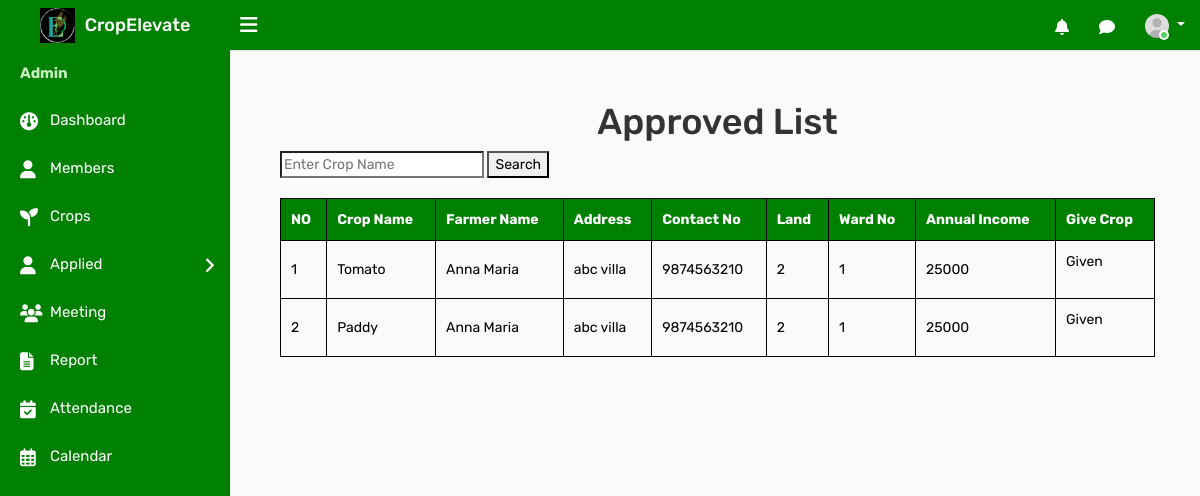
Page /adapproval on the earlier database version.
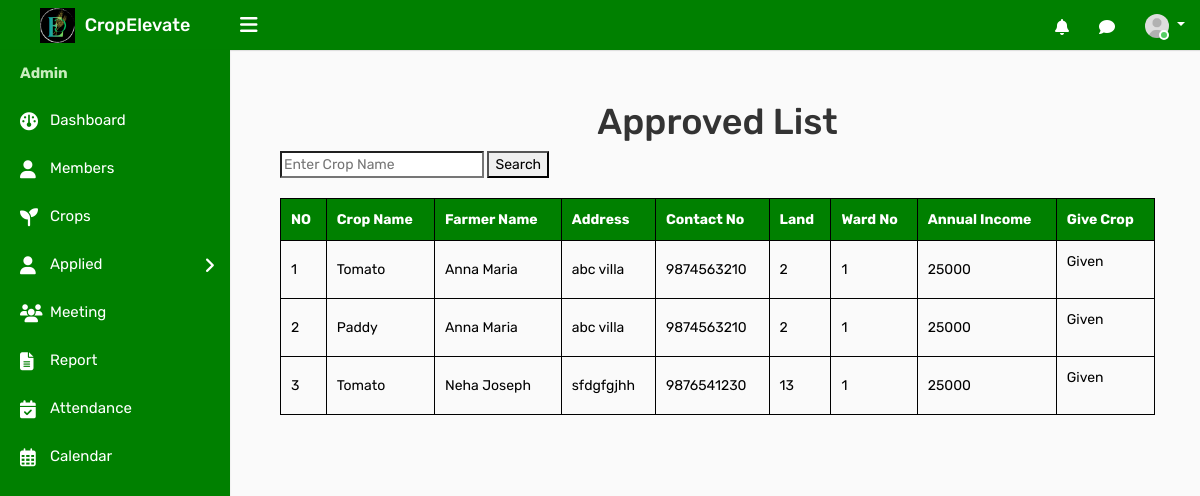
Same page on the later database version.
### ceapp/models.py (models this page shows)
class ApplyCrop(models.Model):
    APPROVED = 'approved'
    REJECTED = 'rejected'
    PENDING = 'pending'
    WAITING = 'waiting'
    APPROVAL_CHOICES = [
    (APPROVED, 'Approved'),
    (REJECTED, 'Rejected'),
    (PENDING, 'Pending'),
    (WAITING, 'waiting'),
    ]
    WAITING = 'waiting'
    NOTWAITING = 'notwaiting'
    WAITING_CHOICES = [
    (WAITING,'waiting'),
    (NOTWAITING,'notwaiting'),
    ]
    GIVEN = 'given'
    NOTGIVEN = 'notgiven'
    IS_GIVEN = [
    (GIVEN, 'Given'),
    (NOTGIVEN, 'Notgiven'),
    ]
    user = models.ForeignKey(CustomUser, on_delete=models.CASCADE, null=True,default=1)
    cname = models.CharField(max_length=100,null=True, blank=True)
    farmerName = models.CharField(max_length=100,null=True, blank=True)
    address = models .CharField(max_length=100,null=True,blank=True)
    contactNo = models .CharField(max_length=100,null=True,blank=True)
    wardNo = models .CharField(max_length=100,null=True,blank=True)
    AnnualIncome = models .IntegerField(null=True,blank=True)
    land = models .CharField(max_length=100,null=True,blank=True)
    crop_id=models.ForeignKey(Crop, on_delete=models.CASCADE, null=True,default=1)
    file_upload = models.FileField(upload_to='uploads/', null=True, blank=True)
    crop_giventime = models.DateTimeField(null=True,blank=True)
    is_approved = models.CharField(
        max_length=10,
        choices=APPROVAL_CHOICES,
        default=PENDING,
    )
    is_approvedd = models.CharField(
        max_length=10,
        choices=APPROVAL_CHOICES,
        default=PENDING,
    )
    is_waiting = models.CharField(
        max_length=10,
        choices=WAITING_CHOICES,
        default=WAITING,
    )
    is_given = models.CharField(
        max_length=10,
        choices=IS_GIVEN,
        default=NOTGIVEN,
    )

### ceapp/views.py (the view)
# urls.py: path('adapproval', views.adapproval, name='adapproval'),
def adapproval(request):
    approved_details = ApplyCrop.objects.filter(is_approvedd='approved')
    return render(request, 'admintemp/adapproval.html', {'approved_applications': approved_details})

### templates/admintemp/adapproval.html (shortened to what the changed rows need)
{% load static %}
<!DOCTYPE html>
<html lang="en">
<head>
    <link rel="stylesheet" type="text/css" href="{% static 'assets/css/bootstrap.min.css' %}">
    <link rel="stylesheet" type="text/css" href="{% static 'assets/css/font-awesome.min.css' %}">
    <link rel="stylesheet" type="text/css" href="{% static 'assets/css/select2.min.css' %}">
    <link rel="stylesheet" type="text/css" href="{% static 'assets/css/bootstrap-datetimepicker.min.css' %}">
    <link rel="stylesheet" type="text/css" href="{% static 'assets/css/style.css' %}">
    <link rel="stylesheet" href="https://cdnjs.cloudflare.com/ajax/libs/font-awesome/6.2.0/css/all.min.css">
</head>
<body>
    <div class="main-wrapper">
        <div class="container" style="padding-left: 250px; padding-top: 100px;">
            <h1>Approved List</h1>
            <div class="details">
                <table>
                    <tr>
                        <th>NO</th>
                        <th>Crop Name</th>
                        <th>Farmer Name</th>
                        <th>Address</th>
                        <th>Contact No</th>
                        <th>Land</th>
                        <th>Ward No</th>
                        <th>Annual Income</th>
                        <th>Give Crop</th>
                    </tr>
                    {% for application in approved_applications %}
                    <tr>
                        <td>{{forloop.counter}}</td>
                        <td>{{ application.cname }}</td>
                        <td>{{ application.farmerName }}</td>
                        <td>{{ application.address }}</td>
                        <td>{{ application.contactNo }}</td>
                        <td>{{ application.land }}</td>
                        <td>{{ application.wardNo }}</td>
                        <td>{{ application.AnnualIncome }}</td>
                        <td>
                         {% if application.is_given == 'notgiven' %}
                            <form method="post" action="{% url 'reduce_crop_count' application.id %}">
                                {% csrf_token %}
                                <input type="hidden" name="crop_name" value="{{ application.cname }}">
                                <button type="submit">Give Crop</button>
                            </form>
                            {% else %}
                            <p>Given</p>
                            {% endif %}
                        </td>
                    </tr>
                    {% endfor %}
                </table>
            </div>
        </div>
        </div>
</body>
</html>

Differences in the rows shown:
added ApplyCrop: cname "Tomato", farmerName "Neha Joseph", address "sfdgfgjhh", contactNo "9876541230", land "13", wardNo "1", AnnualIncome "25000", is_given "Given"
